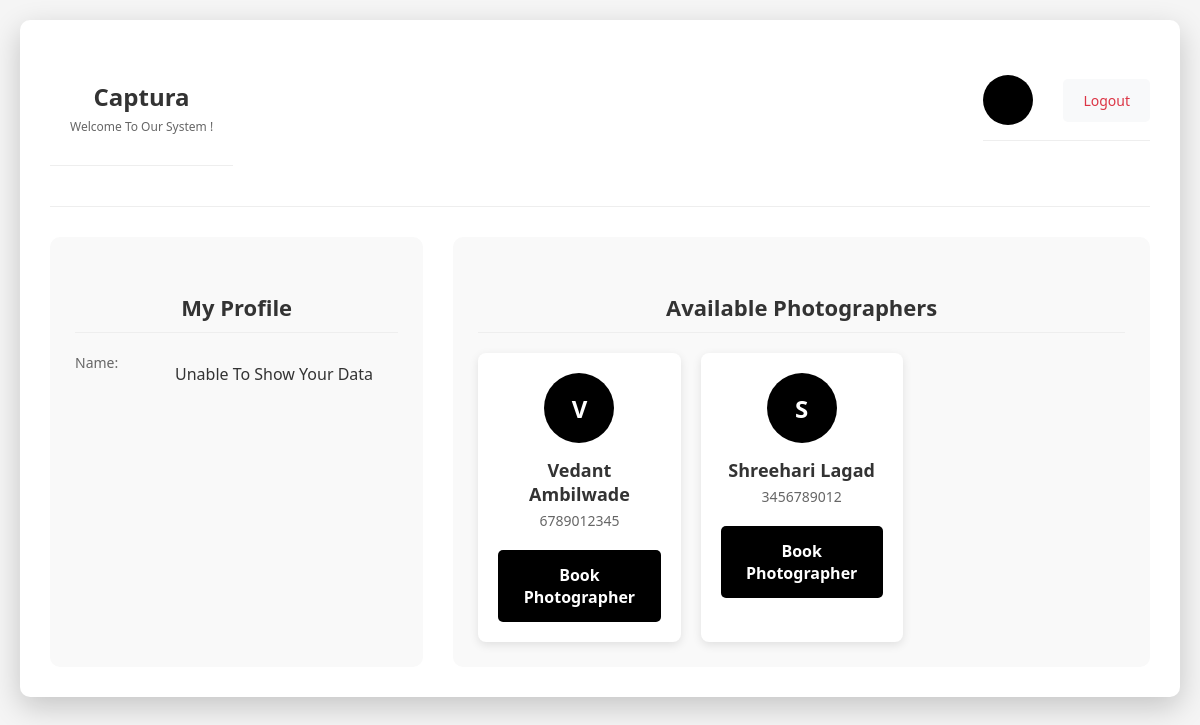
Page /user/home.php on the committed database.
### tables this page shows
CREATE TABLE `users` (
  `Id` int(11) NOT NULL,
  `Name` varchar(40) NOT NULL,
  `Email` text NOT NULL,
  `Phone` text NOT NULL,
  `Gender` text NOT NULL,
  `Address` text NOT NULL,
  `Password` text NOT NULL,
  `Role` text NOT NULL
);

### user/home.php (the view, shortened to what this page needs)
<!DOCTYPE html>
<html lang="en">
<head>
    <link rel="stylesheet" href="../assets/css/style.css">
    <link rel="stylesheet" href="../assets/css/responsive.css">
</head>
<body>
    <div class="home-container">
        <div class="header">
            <div class="logo">
                <h1>Captura</h1>
                <p>Welcome To Our System !</p>
            </div>
            <div class="user-info">
                <div class="avatar"><?php session_start(); $name = $_SESSION["Name"]; echo $name[0];?></div>
                <form action="logout.php" method="post">
                    <button class="logout-btn" type="submit">Logout</button>
                </form>
            </div>
        </div>
        <div class="flex-container">
            <div class="profile-section">
                <h2 class="section-title">My Profile</h2>
                <div class="profile-details">
                    <?php
                        include "../include/db.php";
                        $sql = "SELECT * FROM users WHERE Name = '$name'";
                        $result = $conn->query($sql);
                        if($result->num_rows > 0){
                            while($data = $result->fetch_assoc()){
                                echo "<p><span class='profile-label'>Name:</span> <span class='profile-value'>".$data["Name"]."</span></p>
                                      <p><span class='profile-label'>Email:</span> <span class='profile-value'>".$data["Email"]."</span></p>
                                      <p><span class='profile-label'>Phone:</span> <span class='profile-value'>".$data["Phone"]."</span></p>
                                      <p><span class='profile-label'>Gender:</span> <span class='profile-value'>".$data["Gender"]."</span></p>
                                      <p><span class='profile-label'>Address:</span> <span class='profile-value'>".$data["Address"]."</span></p>
                                      <p><span class='profile-label'>Status:</span> <span class='profile-value'></span>Active</p>";
                            }
                        }
                        else{
                                echo "<p><span class='profile-label'>Name:</span> <span class='profile-value'>Unable To Show Your Data</span></p>";
                        }
                    ?>
                </div>
            </div>
            <div class="photographers-section">
                <h2 class="section-title">Available Photographers</h2>
                <div class="photographer-list">
                    <?php
                    $sql1 = "SELECT * FROM users WHERE Role = 'photographer' ORDER BY rand()";
                    $answer = $conn->query($sql1);
                    if($answer->num_rows > 0){
                        while($row = $answer->fetch_assoc()){
                            $photo_name = "".$row["Name"]."";
                            $first_letter = $photo_name[0];
                            echo "<div class='photographer-card'>
                                    <div class='photographer-avatar'>$first_letter</div>
                                    <div class='photographer-name'>".$row["Name"]."</div>
                                    <div class='photographer-specialty'>".$row["Phone"]."</div>
                                    <form action='book-form.php' method='post'>
                                    <input type='hidden' value='".$row["Name"]."' name='photo-name'>
                                    <button type='submit' class='book-btn'>Book Photographer</button>
                                    </form>
                                  </div>";
                        }
                    }
                    ?>
                </div>
            </div>
        </div>
    </div>
</body>
</html>

### assets/css/style.css (style rules this page uses)
* { margin: 0; padding: 0; box-sizing: border-box; font-family: 'Segoe UI', Tahoma, Geneva, Verdana, sans-serif; }
.logo { margin-bottom: 30px; }
.logo h1 { color: #333; font-size: 28px; font-weight: 600; margin-bottom: 5px; }
.logo p { color: #666; font-size: 14px; }
.logo { margin-bottom: 25px; }
.home-container { background-color: white; border-radius: 10px; box-shadow: 0 10px 30px rgba(0, 0, 0, 0.2); width: 100%; max-width: 1200px; margin: 0 auto; padding: 30px; }
.header { display: flex; justify-content: space-between; align-items: center; margin-bottom: 30px; padding-bottom: 15px; border-bottom: 1px solid #eee; }
.user-info { display: flex; align-items: center; gap: 15px; }
.avatar { width: 50px; height: 50px; border-radius: 50%; background: black; display: flex; align-items: center; justify-content: center; color: white; font-weight: bold; font-size: 20px; text-transform: uppercase; }
.logout-btn { background: #f5f5f5; color: #666; border: none; border-radius: 5px; padding: 8px 15px; font-size: 14px; cursor: pointer; transition: background 0.3s; }
.flex-container { display: flex; gap: 30px; margin-top: 20px; }
.profile-section { flex: 1; background: #f9f9f9; border-radius: 10px; padding: 25px; text-align: left; }
.photographers-section { flex: 2; background: #f9f9f9; border-radius: 10px; padding: 25px; }
.section-title { margin-bottom: 20px; color: #333; font-size: 20px; padding-bottom: 10px; border-bottom: 1px solid #eee; }
.profile-details p { margin-bottom: 15px; display: flex; }
.profile-label { font-weight: 500; width: 100px; color: #555; }
.profile-value { color: #333; }
.photographer-list { display: grid; grid-template-columns: repeat(auto-fill, minmax(200px, 1fr)); gap: 20px; }
.photographer-card { background: white; border-radius: 8px; padding: 20px; box-shadow: 0 3px 10px rgba(0, 0, 0, 0.1); text-align: center; transition: transform 0.3s; }
.photographer-avatar { width: 70px; height: 70px; border-radius: 50%; background: black; margin: 0 auto 15px; display: flex; align-items: center; justify-content: center; color: white; font-weight: bold; font-size: 24px; }
.photographer-name { font-weight: 600; margin-bottom: 5px; color: #333; }
.photographer-specialty { color: #666; font-size: 14px; margin-bottom: 10px; }
.book-btn { background: black; color: white; border: none; border-radius: 5px; padding: 8px 15px; font-size: 14px; cursor: pointer; width: 100%; transition: opacity 0.3s; }
.book-btn { background: black; color: white; border: none; border-radius: 5px; padding: 14px; width: 100%; font-size: 16px; font-weight: 600; cursor: pointer; transition: transform 0.2s, box-shadow 0.2s; margin-top: 10px; }
.logo { margin-bottom: 25px; text-align: center; }
.user-info { display: flex; justify-content: space-between; align-items: center; margin-bottom: 25px; padding-bottom: 15px; border-bottom: 1px solid #eee; }
.section-title { margin-bottom: 20px; color: #333; font-size: 22px; text-align: center; }
.photographer-name { font-weight: 600; color: #333; font-size: 18px; }
.logo { padding: 30px 20px; text-align: center; border-bottom: 1px solid #eee; }
.logo h1 { color: #333; font-size: 24px; font-weight: 600; margin-bottom: 5px; }
.logo p { color: #666; font-size: 12px; }
.logout-btn { display: flex; align-items: center; padding: 12px 20px; background: #f8f9fa; color: #dc3545; text-decoration: none; border-radius: 5px; transition: background 0.3s; }
.header { display: flex; justify-content: space-between; align-items: center; margin-bottom: 30px; }
.section-title { margin: 30px 0 20px 0; color: #333; font-size: 22px; }
.profile-label { color: #666; font-size: 14px; margin-bottom: 5px; font-weight: 500; }
.profile-value { color: #333; font-size: 16px; padding: 10px 0; }

### user/home.php (style rules this page uses)
body { background: whitesmoke; min-height: 100vh; padding: 20px; }

### rows in the picture
users: Name "V", Name "Vedant Ambilwade", Phone "6789012345"
users: Name "S", Name "Shreehari Lagad", Phone "3456789012"
